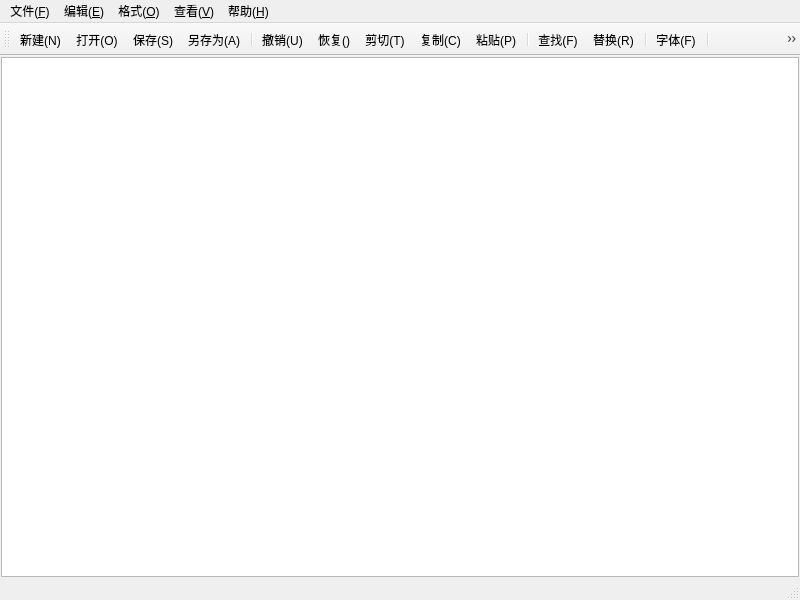
<?xml version="1.0" encoding="UTF-8"?>
<ui version="4.0">
 <class>MainWindow</class>
 <widget class="QMainWindow" name="MainWindow">
  <property name="geometry">
   <rect>
    <x>0</x>
    <y>0</y>
    <width>800</width>
    <height>600</height>
   </rect>
  </property>
  <property name="windowTitle">
   <string>MainWindow</string>
  </property>
  <widget class="QWidget" name="centralwidget">
   <layout class="QHBoxLayout" name="horizontalLayout">
    <property name="spacing">
     <number>0</number>
    </property>
    <property name="leftMargin">
     <number>1</number>
    </property>
    <property name="topMargin">
     <number>1</number>
    </property>
    <property name="rightMargin">
     <number>1</number>
    </property>
    <property name="bottomMargin">
     <number>1</number>
    </property>
    <item>
     <widget class="CodeEditor" name="textEdit"/>
    </item>
   </layout>
  </widget>
  <widget class="QMenuBar" name="menubar">
   <property name="geometry">
    <rect>
     <x>0</x>
     <y>0</y>
     <width>800</width>
     <height>22</height>
    </rect>
   </property>
   <widget class="QMenu" name="menu">
    <property name="title">
     <string>文件(&amp;F)</string>
    </property>
    <addaction name="actionNew"/>
    <addaction name="actionOpen"/>
    <addaction name="actionSave"/>
    <addaction name="actionSaveAs"/>
    <addaction name="separator"/>
    <addaction name="actionExit"/>
   </widget>
   <widget class="QMenu" name="menu_E">
    <property name="title">
     <string>编辑(&amp;E)</string>
    </property>
    <addaction name="actionUndo"/>
    <addaction name="actionRedo"/>
    <addaction name="actionCut"/>
    <addaction name="actionCopy"/>
    <addaction name="actionPaste"/>
    <addaction name="separator"/>
    <addaction name="actionFind"/>
    <addaction name="actionReplace"/>
    <addaction name="separator"/>
    <addaction name="actionSelectAll"/>
   </widget>
   <widget class="QMenu" name="menu_O">
    <property name="title">
     <string>格式(&amp;O)</string>
    </property>
    <addaction name="actionLineWrap"/>
    <addaction name="actionShowLineNumbers"/>
    <addaction name="actionFont"/>
    <addaction name="actionFontColor"/>
    <addaction name="separator"/>
    <addaction name="actionFontBackgroundColor"/>
    <addaction name="actionEditColor"/>
   </widget>
   <widget class="QMenu" name="menu_V">
    <property name="title">
     <string>查看(&amp;V)</string>
    </property>
    <addaction name="actionToolbar"/>
    <addaction name="actionStatusbar"/>
   </widget>
   <widget class="QMenu" name="menu_H">
    <property name="title">
     <string>帮助(&amp;H)</string>
    </property>
    <addaction name="actionAbout"/>
   </widget>
   <addaction name="menu"/>
   <addaction name="menu_E"/>
   <addaction name="menu_O"/>
   <addaction name="menu_V"/>
   <addaction name="menu_H"/>
  </widget>
  <widget class="QStatusBar" name="statusbar"/>
  <widget class="QToolBar" name="toolBar">
   <property name="windowTitle">
    <string>toolBar</string>
   </property>
   <attribute name="toolBarArea">
    <enum>TopToolBarArea</enum>
   </attribute>
   <attribute name="toolBarBreak">
    <bool>false</bool>
   </attribute>
   <addaction name="actionNew"/>
   <addaction name="actionOpen"/>
   <addaction name="actionSave"/>
   <addaction name="actionSaveAs"/>
   <addaction name="separator"/>
   <addaction name="actionUndo"/>
   <addaction name="actionRedo"/>
   <addaction name="actionCut"/>
   <addaction name="actionCopy"/>
   <addaction name="actionPaste"/>
   <addaction name="separator"/>
   <addaction name="actionFind"/>
   <addaction name="actionReplace"/>
   <addaction name="separator"/>
   <addaction name="actionFont"/>
   <addaction name="separator"/>
   <addaction name="actionLineWrap"/>
   <addaction name="actionToolbar"/>
   <addaction name="actionStatusbar"/>
   <addaction name="actionAbout"/>
  </widget>
  <action name="actionNew">
   <property name="icon">
    <iconset resource="Res.qrc">
     <normaloff>:/img/new.png</normaloff>:/img/new.png</iconset>
   </property>
   <property name="text">
    <string>新建(&amp;N)</string>
   </property>
   <property name="toolTip">
    <string>新建</string>
   </property>
   <property name="shortcut">
    <string>Ctrl+N</string>
   </property>
   <property name="menuRole">
    <enum>QAction::MenuRole::NoRole</enum>
   </property>
  </action>
  <action name="actionOpen">
   <property name="icon">
    <iconset resource="Res.qrc">
     <normaloff>:/img/folder_open.png</normaloff>:/img/folder_open.png</iconset>
   </property>
   <property name="text">
    <string>打开(&amp;O)</string>
   </property>
   <property name="toolTip">
    <string>打开</string>
   </property>
   <property name="shortcut">
    <string>Ctrl+O</string>
   </property>
   <property name="menuRole">
    <enum>QAction::MenuRole::NoRole</enum>
   </property>
  </action>
  <action name="actionSave">
   <property name="icon">
    <iconset resource="Res.qrc">
     <normaloff>:/img/save.png</normaloff>:/img/save.png</iconset>
   </property>
   <property name="text">
    <string>保存(&amp;S)</string>
   </property>
   <property name="toolTip">
    <string>保存</string>
   </property>
   <property name="shortcut">
    <string>Ctrl+S</string>
   </property>
   <property name="menuRole">
    <enum>QAction::MenuRole::NoRole</enum>
   </property>
  </action>
  <action name="actionSaveAs">
   <property name="icon">
    <iconset resource="Res.qrc">
     <normaloff>:/img/save_as.png</normaloff>:/img/save_as.png</iconset>
   </property>
   <property name="text">
    <string>另存为(&amp;A)</string>
   </property>
   <property name="toolTip">
    <string>另存为</string>
   </property>
   <property name="menuRole">
    <enum>QAction::MenuRole::NoRole</enum>
   </property>
  </action>
  <action name="actionExit">
   <property name="icon">
    <iconset resource="Res.qrc">
     <normaloff>:/img/move_item.png</normaloff>:/img/move_item.png</iconset>
   </property>
   <property name="text">
    <string>退出(&amp;X)</string>
   </property>
   <property name="toolTip">
    <string>退出</string>
   </property>
   <property name="menuRole">
    <enum>QAction::MenuRole::NoRole</enum>
   </property>
  </action>
  <action name="actionUndo">
   <property name="icon">
    <iconset resource="Res.qrc">
     <normaloff>:/img/undo.png</normaloff>:/img/undo.png</iconset>
   </property>
   <property name="text">
    <string>撤销(&amp;U)</string>
   </property>
   <property name="toolTip">
    <string>撤销</string>
   </property>
   <property name="shortcut">
    <string>Ctrl+Z</string>
   </property>
   <property name="menuRole">
    <enum>QAction::MenuRole::NoRole</enum>
   </property>
  </action>
  <action name="actionCut">
   <property name="icon">
    <iconset resource="Res.qrc">
     <normaloff>:/img/content_cut.png</normaloff>:/img/content_cut.png</iconset>
   </property>
   <property name="text">
    <string>剪切(&amp;T)</string>
   </property>
   <property name="toolTip">
    <string>剪切</string>
   </property>
   <property name="shortcut">
    <string>Ctrl+X</string>
   </property>
   <property name="menuRole">
    <enum>QAction::MenuRole::NoRole</enum>
   </property>
  </action>
  <action name="actionCopy">
   <property name="icon">
    <iconset resource="Res.qrc">
     <normaloff>:/img/copy.png</normaloff>:/img/copy.png</iconset>
   </property>
   <property name="text">
    <string>复制(&amp;C)</string>
   </property>
   <property name="toolTip">
    <string>复制</string>
   </property>
   <property name="shortcut">
    <string>Ctrl+C</string>
   </property>
   <property name="menuRole">
    <enum>QAction::MenuRole::NoRole</enum>
   </property>
  </action>
  <action name="actionPaste">
   <property name="icon">
    <iconset resource="Res.qrc">
     <normaloff>:/img/content_paste.png</normaloff>:/img/content_paste.png</iconset>
   </property>
   <property name="text">
    <string>粘贴(&amp;P)</string>
   </property>
   <property name="toolTip">
    <string>粘贴</string>
   </property>
   <property name="shortcut">
    <string>Ctrl+V</string>
   </property>
   <property name="menuRole">
    <enum>QAction::MenuRole::NoRole</enum>
   </property>
  </action>
  <action name="actionFind">
   <property name="icon">
    <iconset resource="Res.qrc">
     <normaloff>:/img/find_in_page.png</normaloff>:/img/find_in_page.png</iconset>
   </property>
   <property name="text">
    <string>查找(&amp;F)</string>
   </property>
   <property name="toolTip">
    <string>查找</string>
   </property>
   <property name="shortcut">
    <string>Ctrl+F</string>
   </property>
   <property name="menuRole">
    <enum>QAction::MenuRole::NoRole</enum>
   </property>
  </action>
  <action name="actionReplace">
   <property name="icon">
    <iconset resource="Res.qrc">
     <normaloff>:/img/replace.png</normaloff>:/img/replace.png</iconset>
   </property>
   <property name="text">
    <string>替换(&amp;R)</string>
   </property>
   <property name="toolTip">
    <string>替换</string>
   </property>
   <property name="shortcut">
    <string>Ctrl+H</string>
   </property>
   <property name="menuRole">
    <enum>QAction::MenuRole::NoRole</enum>
   </property>
  </action>
  <action name="actionFont">
   <property name="icon">
    <iconset resource="Res.qrc">
     <normaloff>:/img/glyphs.png</normaloff>:/img/glyphs.png</iconset>
   </property>
   <property name="text">
    <string>字体(&amp;F)</string>
   </property>
   <property name="toolTip">
    <string>字体</string>
   </property>
   <property name="menuRole">
    <enum>QAction::MenuRole::NoRole</enum>
   </property>
  </action>
  <action name="actionLineWrap">
   <property name="checkable">
    <bool>true</bool>
   </property>
   <property name="icon">
    <iconset resource="Res.qrc">
     <normaloff>:/img/wrap_text.png</normaloff>:/img/wrap_text.png</iconset>
   </property>
   <property name="text">
    <string>自动换行(&amp;W)</string>
   </property>
   <property name="toolTip">
    <string>自动换行</string>
   </property>
   <property name="menuRole">
    <enum>QAction::MenuRole::NoRole</enum>
   </property>
  </action>
  <action name="actionToolbar">
   <property name="checkable">
    <bool>true</bool>
   </property>
   <property name="icon">
    <iconset resource="Res.qrc">
     <normaloff>:/img/toolbar.png</normaloff>:/img/toolbar.png</iconset>
   </property>
   <property name="text">
    <string>工具栏(&amp;T)</string>
   </property>
   <property name="toolTip">
    <string>工具栏</string>
   </property>
   <property name="menuRole">
    <enum>QAction::MenuRole::NoRole</enum>
   </property>
  </action>
  <action name="actionStatusbar">
   <property name="checkable">
    <bool>true</bool>
   </property>
   <property name="icon">
    <iconset resource="Res.qrc">
     <normaloff>:/img/menu.png</normaloff>:/img/menu.png</iconset>
   </property>
   <property name="text">
    <string>状态栏(&amp;S)</string>
   </property>
   <property name="toolTip">
    <string>状态栏</string>
   </property>
   <property name="menuRole">
    <enum>QAction::MenuRole::NoRole</enum>
   </property>
  </action>
  <action name="actionRedo">
   <property name="icon">
    <iconset resource="Res.qrc">
     <normaloff>:/img/redo.png</normaloff>:/img/redo.png</iconset>
   </property>
   <property name="text">
    <string>恢复(&amp;)</string>
   </property>
   <property name="toolTip">
    <string>恢复</string>
   </property>
   <property name="shortcut">
    <string>Ctrl+Shift+Z</string>
   </property>
   <property name="menuRole">
    <enum>QAction::MenuRole::NoRole</enum>
   </property>
  </action>
  <action name="actionSelectAll">
   <property name="icon">
    <iconset resource="Res.qrc">
     <normaloff>:/img/select_all.png</normaloff>:/img/select_all.png</iconset>
   </property>
   <property name="text">
    <string>全选(&amp;A)</string>
   </property>
   <property name="toolTip">
    <string>全选</string>
   </property>
   <property name="shortcut">
    <string>Ctrl+A</string>
   </property>
   <property name="menuRole">
    <enum>QAction::MenuRole::NoRole</enum>
   </property>
  </action>
  <action name="actionBold">
   <property name="icon">
    <iconset resource="Res.qrc">
     <normaloff>:/img/bold.png</normaloff>:/img/bold.png</iconset>
   </property>
   <property name="text">
    <string>加粗</string>
   </property>
   <property name="toolTip">
    <string>加粗</string>
   </property>
   <property name="menuRole">
    <enum>QAction::MenuRole::NoRole</enum>
   </property>
  </action>
  <action name="actionItalic">
   <property name="icon">
    <iconset resource="Res.qrc">
     <normaloff>:/img/format_italic.png</normaloff>:/img/format_italic.png</iconset>
   </property>
   <property name="text">
    <string>斜体(&amp;I)</string>
   </property>
   <property name="toolTip">
    <string>斜体</string>
   </property>
   <property name="menuRole">
    <enum>QAction::MenuRole::NoRole</enum>
   </property>
  </action>
  <action name="actionUnderline">
   <property name="icon">
    <iconset resource="Res.qrc">
     <normaloff>:/img/format_underlined.png</normaloff>:/img/format_underlined.png</iconset>
   </property>
   <property name="text">
    <string>下划线(&amp;U)</string>
   </property>
   <property name="toolTip">
    <string>下划线</string>
   </property>
   <property name="menuRole">
    <enum>QAction::MenuRole::NoRole</enum>
   </property>
  </action>
  <action name="actionAbout">
   <property name="icon">
    <iconset resource="Res.qrc">
     <normaloff>:/img/info.png</normaloff>:/img/info.png</iconset>
   </property>
   <property name="text">
    <string>关于(&amp;A)</string>
   </property>
   <property name="toolTip">
    <string>关于</string>
   </property>
   <property name="menuRole">
    <enum>QAction::MenuRole::NoRole</enum>
   </property>
  </action>
  <action name="actionShowLineNumbers">
   <property name="text">
    <string>显示行号(&amp;L)</string>
   </property>
   <property name="toolTip">
    <string>显示行号</string>
   </property>
   <property name="shortcut">
    <string>Ctrl+L</string>
   </property>
   <property name="menuRole">
    <enum>QAction::MenuRole::NoRole</enum>
   </property>
  </action>
  <action name="actionFontColor">
   <property name="text">
    <string>字体颜色</string>
   </property>
   <property name="toolTip">
    <string>字体颜色</string>
   </property>
   <property name="menuRole">
    <enum>QAction::MenuRole::NoRole</enum>
   </property>
  </action>
  <action name="actionFontBackgroundColor">
   <property name="text">
    <string>字体背景色</string>
   </property>
   <property name="toolTip">
    <string>字体背景色</string>
   </property>
   <property name="menuRole">
    <enum>QAction::MenuRole::NoRole</enum>
   </property>
  </action>
  <action name="actionEditColor">
   <property name="text">
    <string>编辑器背景色</string>
   </property>
   <property name="toolTip">
    <string>编辑器背景色</string>
   </property>
   <property name="menuRole">
    <enum>QAction::MenuRole::NoRole</enum>
   </property>
  </action>
 </widget>
 <customwidgets>
  <customwidget>
   <class>CodeEditor</class>
   <extends>QPlainTextEdit</extends>
   <header location="global">codeeditor.h</header>
  </customwidget>
 </customwidgets>
 <resources>
  <include location="Res.qrc"/>
 </resources>
 <connections/>
</ui>
